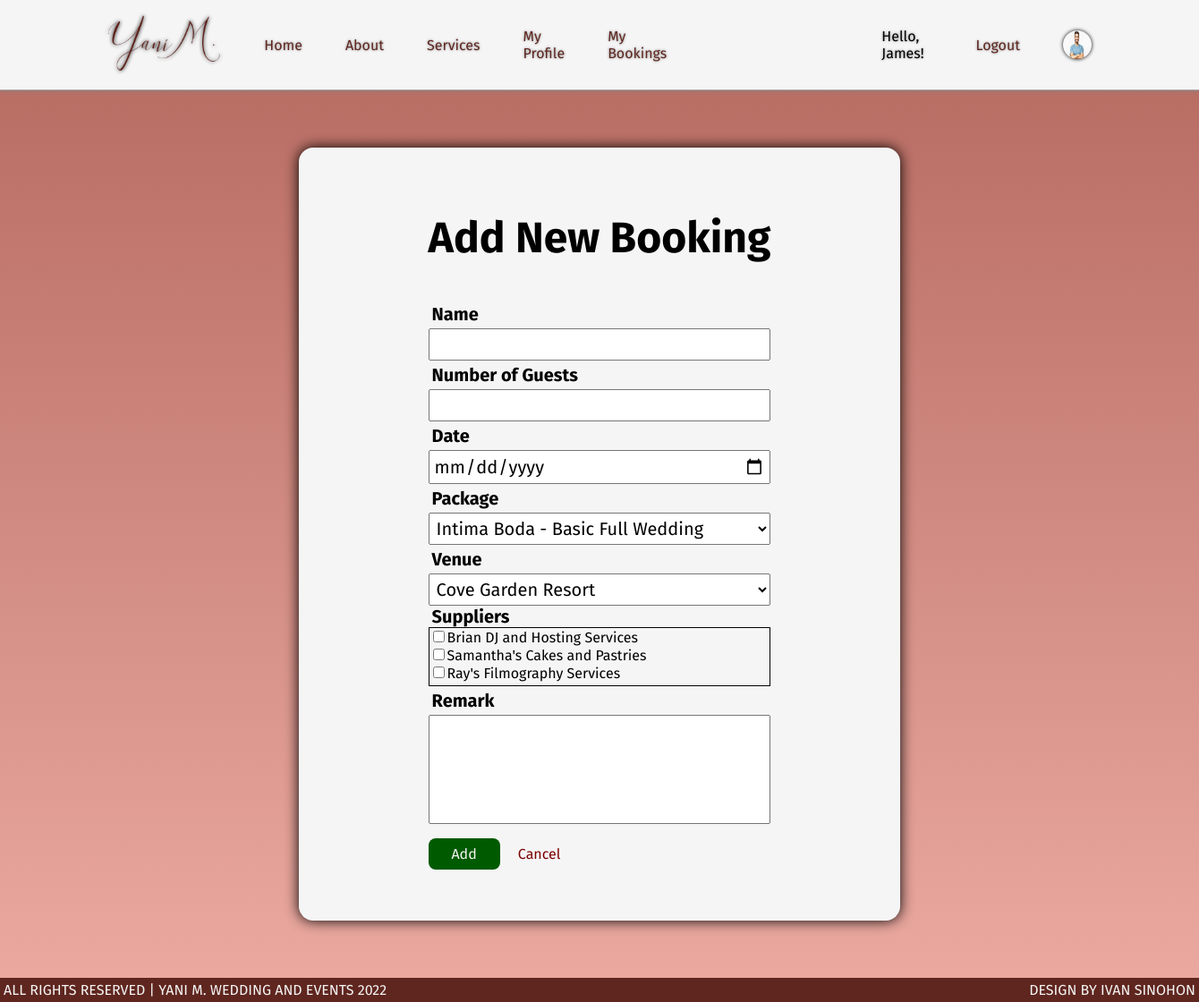
The page /my_bookings_new.php (signed in) on the database its author committed.
### tables this page shows
CREATE TABLE `client` (
  `clnt_id` int(11) NOT NULL,
  `clnt_fn` varchar(50) NOT NULL,
  `clnt_mn` varchar(50) DEFAULT NULL,
  `clnt_ln` varchar(50) NOT NULL,
  `clnt_contno` varchar(11) NOT NULL,
  `clnt_add` varchar(100) NOT NULL,
  `clnt_email` varchar(100) NOT NULL,
  `clnt_pass` varchar(255) NOT NULL,
  `clnt_img` varchar(255) DEFAULT NULL
);

CREATE TABLE `supplier` (
  `supp_id` int(11) NOT NULL,
  `supp_name` varchar(255) NOT NULL,
  `supp_contno` varchar(255) NOT NULL,
  `supp_email` varchar(255) NOT NULL,
  `supp_role` varchar(255) NOT NULL,
  `supp_add` varchar(255) NOT NULL,
  `supp_img` varchar(255) DEFAULT NULL,
  `supp_status` int(1) NOT NULL
);

### my_bookings_new.php (the view, shortened to what this page needs)
<?php
include 'includes/head.php';
?>
<head>
    <link rel="stylesheet" href="styles/my_bookings.css">
</head>
<body>
    <?php
    include 'includes/header.php';
    ?>
    <section id="add-booking-section">
        <form id="new-booking" action="util/client_actions.php" method="post"  enctype="multipart/form-data">
            <h1>Add New Booking</h1>
            <div class="form-comp">
                <label class="label">Name</label>
                <input type="text" name="name" required>
            </div>
            <div class="form-comp">
                <label class="label">Number of Guests</label>
                <input type="int" name="guest" required>
            </div>
            <div class="form-comp">
                <label class="label">Date</label>
                <input type="date" name="date" required>
            </div>
            <div class="form-comp option">
                <label class="label">Package</label>
                <select name="package" required>
                    <?php
                    require 'db/database.php';
                    $sql = "SELECT * FROM package WHERE pkg_status=1";
                    $result = $conn->query($sql);
                    if ($result->num_rows > 0) {
                        while ($row = $result->fetch_assoc()) { ?>
                            <option value="<?php echo $row['pkg_id']; ?>"><?php echo $row['pkg_name']; ?></option>
                    <?php }
                    } ?>
                </select>
            </div>
            <div class="form-comp option">
                <label class="label">Venue</label>
                <select name="venue" required>
                    <?php
                    require 'db/database.php';
                    $sql = "SELECT * FROM venue WHERE venue_status=1";
                    $result = $conn->query($sql);
                    if ($result->num_rows > 0) {
                        while ($row = $result->fetch_assoc()) { ?>
                            <option value="<?php echo $row['venue_id']; ?>"><?php echo $row['venue_name']; ?></option>
                    <?php }
                    } ?>
                </select>
            </div>
            <div>
                <label class="label">Suppliers</label>
                <div id="supp-checklist">
                    <?php
                    require 'db/database.php';
                    $sql = "SELECT * FROM supplier WHERE supp_status=1";
                    $result = $conn->query($sql);
                    if ($result->num_rows > 0) {
                        while ($row = $result->fetch_assoc()) { ?>
                            <div>
                            <input type="checkbox" name="supp[ ]" value="<?php echo $row['supp_id']; ?>"><?php echo $row['supp_name']; ?><br />
                            </div>
                    <?php }
                    } ?>
                </div>
            </div>
            <div class="form-comp">
                <label class="label">Remark</label>
                <textarea name="remark"></textarea>
            </div>
            <button name="add">Add</button>
            <a href="my_bookings.php">Cancel</a>
        </form>
    </section>
    <?php
    include 'includes/footer.php';
    ?>
</body>
</html>

### includes/header.php
<?php
require 'db/database.php'
?>
<header>
    <nav>
        <ul>
            <li><a href="index.php"><img src="images/yani-transparent.png" alt=""></a></li>
            <li><a href="index.php">Home</a></li>
            <li><a href="about.php">About</a></li>
            <li><a href="service.php">Services</a></li>
            <?php if (isset($_SESSION['loggedIn']) == true && ($_SESSION['role']) == "client") { ?>
                <li><a href="my_profile.php">My Profile</a></li>
                <li><a href="my_bookings.php">My Bookings</a></li>
            <?php } else { ?>
                <li><a href="contact.php">Contact Us</a></li>
            <?php } ?>
        </ul>
        <ul id="right-nav">
            <?php if (isset($_SESSION['loggedIn']) == true && ($_SESSION['role']) == "client") { ?>
                <li>Hello, <?php echo $_SESSION['first_name'] ?>! </li>
                <li><a href="util/client_logout.php">Logout</a></li>
                <li id="nav-client-icon"><?php
                $id = $_SESSION['id'];
                $sql = "SELECT * FROM client WHERE clnt_id = $id";
                $result = $conn->query($sql);
                if ($row = $result->fetch_assoc()) {
                    if ($row['clnt_img'] == NULL) { ?>
                        <img src="images/client/default.jpg">
                    <?php } else { ?>
                        <img src="images/client/<?php echo $row['clnt_img']; ?>">
                <?php }
                } ?>
            </li>
            <?php } else { ?>
                <li><a href="login.php">Login</a></li>
            <?php } ?>
        </ul>
    </nav>
</header>

### styles/shared.css (style rules this page uses)
body { font-family: "Fira Sans", sans-serif; margin: 0; background-color: whitesmoke; }
ul { list-style: none; }
a { text-decoration: none; color: black; }
nav { background-color: whitesmoke; display: flex; justify-content: space-between; border-bottom: solid 1px darkgrey; text-shadow: 0 0 3px gray; box-shadow: 0 0 5px gray; }
nav img { height: 4rem; filter: drop-shadow(0px 0px 2px black); }
nav ul { display: flex; padding: 0 6rem; align-items: center; animation: fadeIn 1.5s; }
nav a { color: rgb(95, 38, 31); }
nav li { padding: 0 1.5rem; transition: 0.2s linear; }
#nav-client-icon img { border-radius: 50%; width: 2rem; height: 2rem; vertical-align: middle; }

### styles/my_bookings.css (style rules this page uses)
body { background-image: linear-gradient( 180deg, rgb(180, 104, 94), rgb(235, 170, 161) ); }
button { width: 10rem; }
h1 { font-size: 3rem; }
.form-comp { display: flex; flex-direction: column; }
#add-booking-section { height: 50rem; width: 40rem; margin: 4rem auto; display: flex; flex-direction: column; background-color: whitesmoke; border-radius: 1rem; padding: 2rem 1rem; box-shadow: 0 0 15px; align-items: center; }
.label { font-weight: bold; }
input, label, option, select, textarea { font-size: 1.25rem; padding: 0.25rem; font-family: "Fira Sans", sans-serif; }
#supp-checklist { border: solid 1px; height: 4rem; overflow-y: scroll; overflow-x: hidden; }
textarea { resize: none; height: 7rem; }
#add-booking-section button { padding: 0.5rem 1.5rem; font-size: 1rem; background-color: rgb(0, 90, 0); color: whitesmoke; border: transparent; border-radius: 8px; transition: 0.2s linear; font-family: "Fira Sans", sans-serif; width: 5rem; text-align: center; margin: 1rem 0; cursor: pointer; }
#add-booking-section a { margin: 0 1rem; color: rgb(122, 0, 0); }

### rows shown on the page
client: clnt_img (picture)
supplier: supp_name "Brian DJ and Hosting Services"
supplier: supp_name "Samantha's Cakes and Pastries"
supplier: supp_name "Ray's Filmography Services"

### other values the page prints
$_SESSION['first_name'] "James"
form field package "Intima Boda - Basic Full Wedding"
form field venue "Cove Garden Resort"
